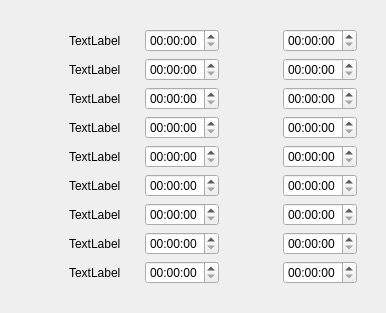
     <widget class="QWidget" name="wed">
      <attribute name="title">
       <string>Wed</string>
      </attribute>
      <layout class="QGridLayout" name="gridLayout_9">
       <item row="0" column="0">
        <widget class="QWidget" name="widget_29" native="true">
         <layout class="QHBoxLayout" name="horizontalLayout_8">
          <item>
           <spacer name="horizontalSpacer_12">
            <property name="orientation">
             <enum>Qt::Horizontal</enum>
            </property>
            <property name="sizeType">
             <enum>QSizePolicy::Fixed</enum>
            </property>
            <property name="sizeHint" stdset="0">
             <size>
              <width>40</width>
              <height>20</height>
             </size>
            </property>
           </spacer>
          </item>
          <item>
           <widget class="QWidget" name="widget_30" native="true">
            <property name="maximumSize">
             <size>
              <width>110</width>
              <height>16777215</height>
             </size>
            </property>
            <layout class="QVBoxLayout" name="verticalLayout_19">
             <item>
              <widget class="QLabel" name="label_55">
               <property name="maximumSize">
                <size>
                 <width>100</width>
                 <height>16777215</height>
                </size>
               </property>
               <property name="text">
                <string>TextLabel</string>
               </property>
              </widget>
             </item>
             <item>
              <widget class="QLabel" name="label_56">
               <property name="maximumSize">
                <size>
                 <width>100</width>
                 <height>16777215</height>
                </size>
               </property>
               <property name="text">
                <string>TextLabel</string>
               </property>
              </widget>
             </item>
             <item>
              <widget class="QLabel" name="label_57">
               <property name="maximumSize">
                <size>
                 <width>100</width>
                 <height>16777215</height>
                </size>
               </property>
               <property name="text">
                <string>TextLabel</string>
               </property>
              </widget>
             </item>
             <item>
              <widget class="QLabel" name="label_58">
               <property name="maximumSize">
                <size>
                 <width>100</width>
                 <height>16777215</height>
                </size>
               </property>
               <property name="text">
                <string>TextLabel</string>
               </property>
              </widget>
             </item>
             <item>
              <widget class="QLabel" name="label_59">
               <property name="maximumSize">
                <size>
                 <width>100</width>
                 <height>16777215</height>
                </size>
               </property>
               <property name="text">
                <string>TextLabel</string>
               </property>
              </widget>
             </item>
             <item>
              <widget class="QLabel" name="label_60">
               <property name="maximumSize">
                <size>
                 <width>100</width>
                 <height>16777215</height>
                </size>
               </property>
               <property name="text">
                <string>TextLabel</string>
               </property>
              </widget>
             </item>
             <item>
              <widget class="QLabel" name="label_61">
               <property name="maximumSize">
                <size>
                 <width>100</width>
                 <height>16777215</height>
                </size>
               </property>
               <property name="text">
                <string>TextLabel</string>
               </property>
              </widget>
             </item>
             <item>
              <widget class="QLabel" name="label_62">
               <property name="maximumSize">
                <size>
                 <width>100</width>
                 <height>16777215</height>
                </size>
               </property>
               <property name="text">
                <string>TextLabel</string>
               </property>
              </widget>
             </item>
             <item>
              <widget class="QLabel" name="label_63">
               <property name="maximumSize">
                <size>
                 <width>100</width>
                 <height>16777215</height>
                </size>
               </property>
               <property name="text">
                <string>TextLabel</string>
               </property>
              </widget>
             </item>
            </layout>
           </widget>
          </item>
          <item>
           <widget class="QWidget" name="widget_31" native="true">
            <layout class="QVBoxLayout" name="verticalLayout_20">
             <item>
              <widget class="QTimeEdit" name="timeEdit_109"/>
             </item>
             <item>
              <widget class="QTimeEdit" name="timeEdit_110"/>
             </item>
             <item>
              <widget class="QTimeEdit" name="timeEdit_111"/>
             </item>
             <item>
              <widget class="QTimeEdit" name="timeEdit_112"/>
             </item>
             <item>
              <widget class="QTimeEdit" name="timeEdit_113"/>
             </item>
             <item>
              <widget class="QTimeEdit" name="timeEdit_114"/>
             </item>
             <item>
              <widget class="QTimeEdit" name="timeEdit_115"/>
             </item>
             <item>
              <widget class="QTimeEdit" name="timeEdit_116"/>
             </item>
             <item>
              <widget class="QTimeEdit" name="timeEdit_117"/>
             </item>
            </layout>
           </widget>
          </item>
          <item>
           <spacer name="horizontalSpacer_11">
            <property name="orientation">
             <enum>Qt::Horizontal</enum>
            </property>
            <property name="sizeType">
             <enum>QSizePolicy::Fixed</enum>
            </property>
            <property name="sizeHint" stdset="0">
             <size>
              <width>40</width>
              <height>20</height>
             </size>
            </property>
           </spacer>
          </item>
          <item>
           <widget class="QWidget" name="widget_32" native="true">
            <layout class="QVBoxLayout" name="verticalLayout_21">
             <item>
              <widget class="QTimeEdit" name="timeEdit_118"/>
             </item>
             <item>
              <widget class="QTimeEdit" name="timeEdit_119"/>
             </item>
             <item>
              <widget class="QTimeEdit" name="timeEdit_120"/>
             </item>
             <item>
              <widget class="QTimeEdit" name="timeEdit_121"/>
             </item>
             <item>
              <widget class="QTimeEdit" name="timeEdit_122"/>
             </item>
             <item>
              <widget class="QTimeEdit" name="timeEdit_123"/>
             </item>
             <item>
              <widget class="QTimeEdit" name="timeEdit_124"/>
             </item>
             <item>
              <widget class="QTimeEdit" name="timeEdit_125"/>
             </item>
             <item>
              <widget class="QTimeEdit" name="timeEdit_126"/>
             </item>
            </layout>
           </widget>
          </item>
         </layout>
        </widget>
       </item>
      </layout>
     </widget>
